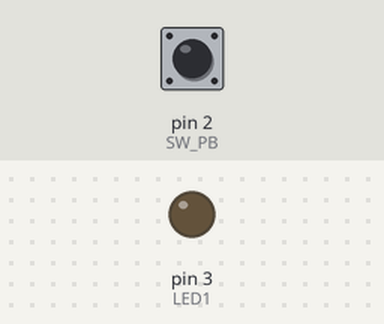
A sketch run on a simulated Arduino Uno, built with avr-gcc and run on an emulated ATmega328P. Shown: output pins drawn as LEDs (lit = HIGH). Dashed ring = blinking. The inputs (shaded band) are chosen by the test bench; at power-on: pin 2 (SW_PB) HIGH.

Above: at 2.3 s.
2.4 s: pin 2 (SW_PB) pulled LOW for 3.2 s
At 2.9 s:
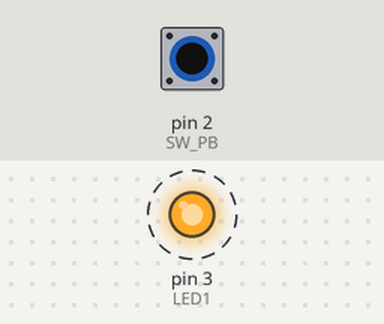
Timing chart, 0 to 7.5 s (numbered marks = the images above; inputs shaded):
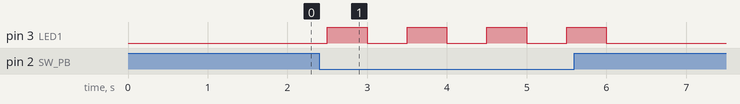

The sketch:

02MakerSpace-Push2Blink.ino
```cpp
/*
  Blink with PushButton Enable
*/

#include "MakerSpacePins.h"

int sw_pb=HIGH;

void setup() {
  pinMode(LED1, OUTPUT);
  pinMode(SW_PB,INPUT);

  Serial.begin(9600);
}

void loop() {
  if (sw_pb == LOW) {
    digitalWrite(LED1, HIGH); // turn the LED on
    delay(500);               // wait
  }
  digitalWrite(LED1, LOW);    // turn the LED off
  delay(500);                   // wait
  sw_pb=digitalRead(SW_PB);
}
```

MakerSpacePins.h
```cpp
// Define PINs
#define ANTNOISE A0
#define SW_PB    2
#define LED1     3
#define LED2     4
#define LED3     5
#define LED4     6
#define LED5     8
#define LED6     9
#define LED7     10
#define SPK      11

static const uint8_t dice_LEDs[] = {LED1,LED2,LED3,LED4,LED5,LED6,LED7};
static const uint8_t dice[6][6] = {
  {LED1},
  {LED2,LED3},
  {LED1,LED2,LED3},
  {LED2,LED3,LED4,LED5},
  {LED1,LED2,LED3,LED4,LED5},
  {LED2,LED3,LED4,LED5,LED6,LED7}
};
```

Measured:
- after the input at 2.4 s, pin 3 (LED1): alternates HIGH for 0.50 s and LOW for 0.50 s, 8 changes in all, then stays LOW, starting after 0.10 s
